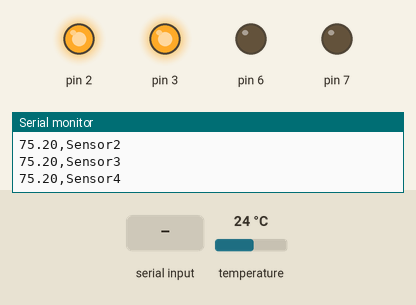
Recording of a sketch running on a simulated Arduino Uno, built with avr-gcc and run on an emulated ATmega328P. Shown: output pins drawn as LEDs (lit = HIGH), the last lines printed to the serial monitor. The test bench sets the inputs (shaded band); at power-on: temperature 24 °C.

Above: at 1.2 s.
1.3 s: "a" received over Serial
At 2.4 s:
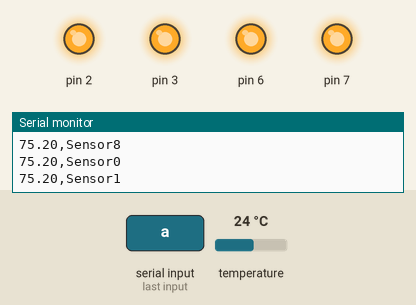
2.8 s: "c" received over Serial
At 3.9 s:
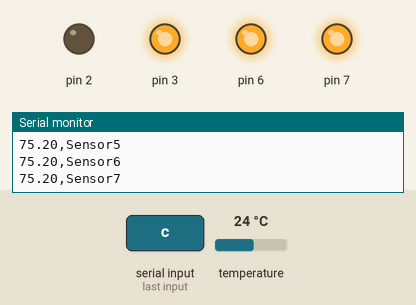
4.3 s: "b" received over Serial
At 5.2 s:
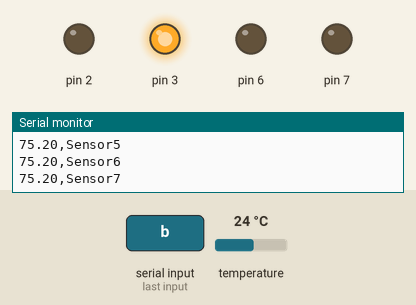
5.8 s: "d" received over Serial
At 6.6 s:
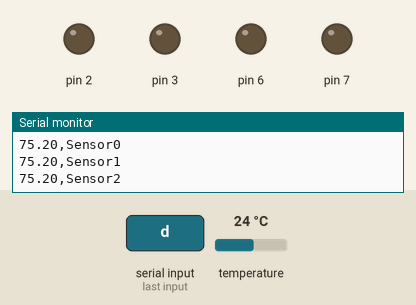
7.3 s: "g" received over Serial
At 8.1 s:
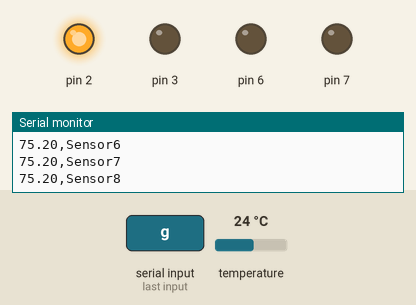
8.8 s: "h" received over Serial
At 9.5 s:
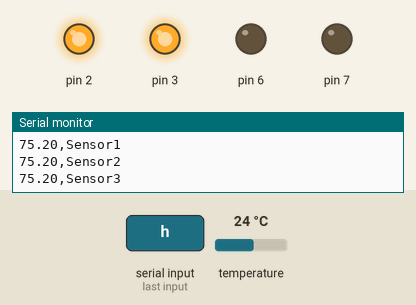
Timing chart, 0 to 11.3 s (numbered marks = the images above; inputs shaded):
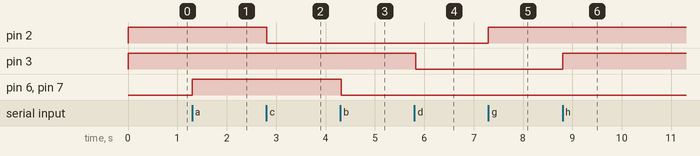

Measured:
- after the input at 1.3 s, pin 6, pin 7: LOW → HIGH at once
- after the input at 2.8 s, pin 2: HIGH → LOW at once
- after the input at 4.3 s, pin 6, pin 7: HIGH → LOW at once
- after the input at 5.8 s, pin 3: HIGH → LOW at once
- after the input at 7.3 s, pin 2: LOW → HIGH at once
- after the input at 8.8 s, pin 3: LOW → HIGH at once

The sketch:

Brewduino.ino
```cpp
/*
 Main Routine for Brewing App

*/

#include <OneWire.h>
#include <Stdio.h>
#include <EEPROM.h>

#define NUM_TS 9
byte tSensor[9][8];

int RunOnce = 0;
OneWire  ow(10);
int address = 0;
byte value;
int i;
int a;

 byte Tempaddr[8] = {0, 0, 0, 0, 0, 0, 0, 0};
String MyString0;

int loopcount = 0;
void setup(void) {
  Serial.begin(115200);
    pinMode(2, OUTPUT);
    pinMode(3, OUTPUT);
      pinMode(6, OUTPUT);
    pinMode(7, OUTPUT);
    digitalWrite(2, HIGH);
    digitalWrite(3, HIGH);
    digitalWrite(6, LOW);
    digitalWrite(7, LOW);
    EEPROMreadBytes(0, *tSensor, 72);
   }

void loop(void) {

if (RunOnce == 1) {
RunOnce = 0;
EEPROMreadBytes(0, *tSensor, 72);
for (int i = 0; i < 72; i++){
  EEPROM.write(i, 0);
}

for (int a = 0; a < NUM_TS; a++){
byte addr[8] = {0, 0, 0, 0, 0, 0, 0, 0};
getDSAddr(addr);
setTSAddr(a, addr);
EEPROMreadBytes(0, *tSensor, 72);
}
}
for( i = 0; i < NUM_TS; i++) {

float temp;
float tmp2;
if (validAddr(tSensor[i])){
tmp2 = getTemperature(tSensor[i]);
temp = c2f(tmp2);
Serial.print(temp);
Serial.print(",Sensor");
Serial.println(i);

delay(10);
CheckSerialUpdate();
}
}


}
```

CheckSerial.ino
```cpp
void CheckSerialUpdate (){

if (Serial.available() > 0) {
  int inByte = Serial.read();
  switch (inByte) {
    // Turns Relay on for RIMS tube
    case 'a':
      digitalWrite(6, HIGH);
      digitalWrite(7, HIGH);
      break;

      // Turns Relay Off for RIMS tube
      case 'b':
      digitalWrite(6, LOW);
      digitalWrite(7, LOW);
      break;

      // Turns HL Pump ON
      case 'c':
      digitalWrite(2, LOW);
      break;

      // Turns Mash Pump ON
      case 'd':
      digitalWrite(3, LOW);
      break;

         // Turns HL Pump Off
      case 'g':
      digitalWrite(2, HIGH);
      break;

       // Turns Mash Pump Off
      case 'h':
      digitalWrite(3, HIGH);
      break;


      // Places Arduino into setup mode to find all One Wire Addresses
      case 's':
      RunOnce=1;

 }
  Serial.flush() ;
  Serial.println(inByte);
 }
}
```

EEPROM.ino
```cpp
/*
  Routines used to read and write to the EEPROM
*/


// Routine to read Sensor addresses from the EEPROM
void EEPROMreadBytes(int addr, byte bytes[], byte numBytes) {

  for (byte i = 0; i < numBytes; i++) {
  bytes[i] = EEPROM.read(addr + i);
  }
}

//Function to write Sensor addresseses to the EEPROM
void EEPROMwriteBytes(int addr, byte bytes[], byte numBytes) {

  for (byte i = 0; i < numBytes; i++) {
  EEPROM.write(addr + i, bytes[i]);
  }
}
```

GetTemps.ino
```cpp
void writeTimeToScratchpad(byte* address){
  ow.reset();
  ow.select(address);
  ow.write(0x44,1);
  delay(10);
}

void readTimeFromScratchpad(byte* address, byte* data){
  byte i;
  ow.reset();
  ow.select(address);
  ow.write(0xBE);
  for (i = 0;i<9;i++){
    data[i] = ow.read();
  }
}

float getTemperature(byte* address){
  int HighByte, LowByte, TReading, SignBit, Tc_100, Whole, Fract;
  byte data[12];
  float tc;

  writeTimeToScratchpad(address);

  readTimeFromScratchpad(address,data);
 //tr = data[0];

    LowByte = data[0];
  HighByte = data[1];
  TReading = (HighByte << 8) + LowByte;
  SignBit = TReading & 0x8000;  // test most sig bit
  if (SignBit) // negative
  {
    TReading = (TReading ^ 0xffff) + 1; // 2's comp
  }
 Tc_100 = (6 * TReading) + TReading / 4;    // multiply by (100 * 0.0625) or 6.25


   tc =(float(Tc_100) / 100);

 if (SignBit) // If its negative
 {
     Serial.print("-");
  }
return tc;
}

//fahrenheit to celsius conversion
float f2c(float val){
  float aux = val - 32;
  return (aux * 5 / 9);
}

//celsius to fahrenheit conversion
float c2f(float val){
  float aux = (val * 9 / 5);
  return (aux + 32);
}
```

Utils.ino
```cpp
void setTSAddr(byte sensor, byte addrB[8]) {
  memcpy(tSensor[sensor], addrB, 8);
  EEPROMwriteBytes(sensor * 8, addrB, 8);
 Serial.print("Sensor   ");
 Serial.print(sensor);
 Serial.print("  ");
 Serial.print("Wrote To Memmory   ");
 Printme(addrB);
}

void getDSAddr(byte addrRet[8]){
    byte scanAddr[8];
    ow.reset_search();
    byte limit = 0;
    while (limit <= 20) {
      if (!ow.search(scanAddr)) {
        ow.reset_search();
        return;
      }
      if (
          scanAddr[0] == 0x28 ||  //DS18B20
          scanAddr[0] == 0x10     //DS18S20
         )
      {
        boolean found = 0;
        for (byte i = 0; i <  NUM_TS; i++) {
          boolean match = 1;
          for (byte j = 0; j < 8; j++) {
            //Try to confirm a match by checking every byte of the scanned address with those of each sensor.
            if (scanAddr[j] != tSensor[i][j]) {
              match = 0;
              break;
            }
          }
          if (match) {
            found = 1;
            break;
          }
        }
        if (!found) {
          for (byte k = 0; k < 8; k++) addrRet[k] = scanAddr[k];
          return;
        }
      }
      limit++;
    }
  }

    boolean validAddr(byte* addrS) {
    for (byte i = 0; i < 8; i++) if (addrS[i]) return 1;
    return 0;
  }

  void Printme(byte MyBytes[]){
  MyString0 ="";
   for( i = 0; i < 8; i++) {
    MyString0 = String(MyString0 + String(MyBytes[i], HEX));
      }
   Serial.println(MyString0);

}
```
